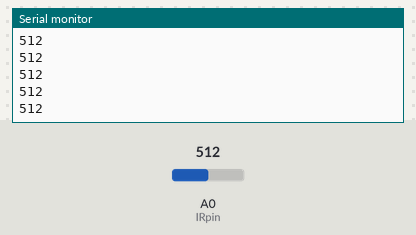
Simulated run of this sketch. Board: Arduino Uno, built with avr-gcc and run on an emulated ATmega328P. Parts: the last lines printed to the serial monitor. Inputs (shaded band) come from the test bench; at power-on: A0 (IRpin) = 512.

Above: at 1.2 s.
1.3 s: A0 (IRpin) set to 716
At 1.33 s:
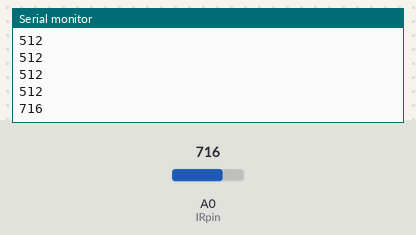
2.8 s: A0 (IRpin) set to 900
At 2.84 s:
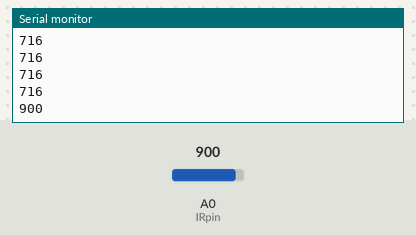
Timing chart, 0 to 5.8 s (numbered marks = the images above; inputs shaded):
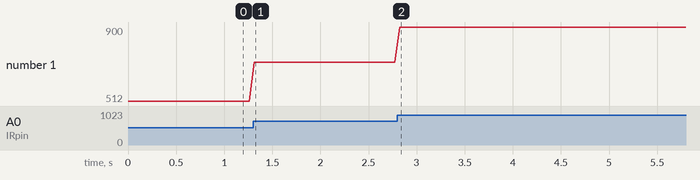

The sketch:

sharp_ir_distance.ino
```cpp
int IRpin = A0;                                    // analog pin for reading the IR sensor

void setup() {
  Serial.begin(9600);                             // start the serial port
}

void loop() {
  float volts = analogRead(IRpin)*0.0048828125;   // value from sensor * (5/1024) - if running 3.3.volts then change 5 to 3.3
  float distance = 65*pow(volts, -1.10);          // worked out from graph 65 = theretical distance / (1/Volts)
  Serial.println(analogRead(0));                       // print the distance
  delay(50);                                     // arbitary wait time.
}
```

Measured:
- after the input at 1.3 s, the serial monitor: prints a new line at once (image 1)
- after the input at 2.8 s, the serial monitor: prints a new line at once (image 2)
- plotted number 1: 512 → 716 after the input at 1.3 s, 716 → 900 after the input at 2.8 s
